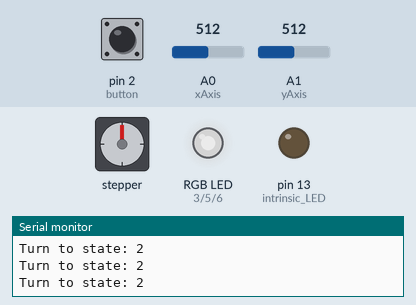
The sketch below on a simulated Arduino Uno, built with avr-gcc and run on an emulated ATmega328P. Parts: stepper motor, an RGB LED mixed from three pins (HIGH = lit), output pins drawn as LEDs (lit = HIGH), the last lines printed to the serial monitor. Dashed ring = blinking. The test bench sets the inputs (shaded band); at power-on: A0 (xAxis) = 512, pin 2 (button) HIGH, A1 (yAxis) = 512. Dim RGB values are drawn brighter than linear; stepper angles assume 2048 steps per turn.

Above: at 1.2 s.
1.3 s: A0 (xAxis) set to 602
At 2.5 s:
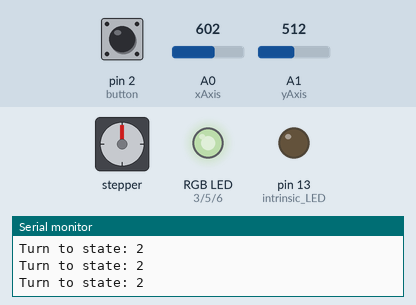
2.8 s: A0 (xAxis) set to 619
At 5.5 s:
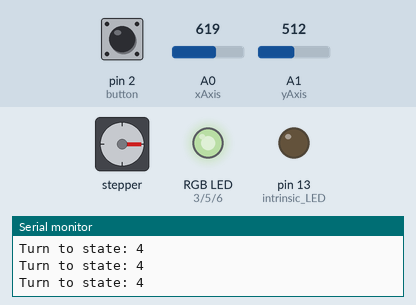
5.8 s: pin 2 (button) pulled LOW for 0.15 s
At 6.8 s:
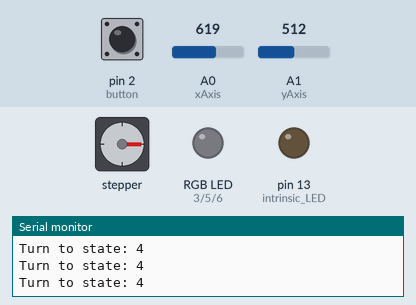
8.9 s: A1 (yAxis) set to 603
11.9 s: A1 (yAxis) set to 626
At 13.26 s:
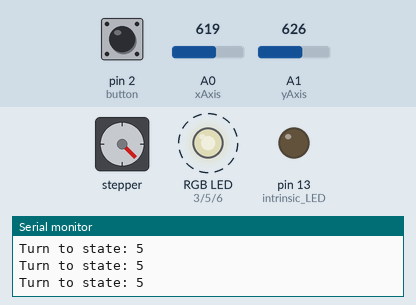
14.9 s: A1 (yAxis) set to 574
17.9 s: A1 (yAxis) set to 550
At 19.4 s:
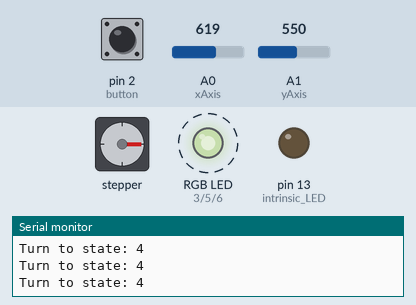
Timing chart, 0 to 21.9 s (numbered marks = the images above; inputs shaded):
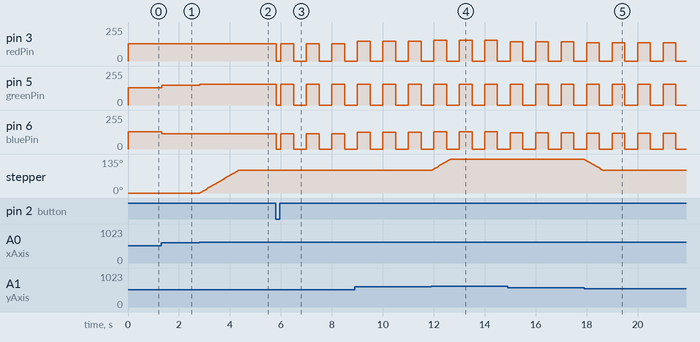

Measured:
- the behaviour switches between 611 and 612 on A0 (xAxis) (found by bisection; images 1 and 2)
- the behaviour switches between 611 and 612 on A1 (yAxis) (found by bisection; images 3 and 4)
- the behaviour switches between 563 and 562 on A1 (yAxis) (found by bisection; images 4 and 5)
- after the input at 1.3 s, pin 5 (greenPin): 128/255 → 150/255 at once; pin 6 (bluePin): 128/255 → 116/255 at once
- after the input at 2.8 s, pin 5 (greenPin): 150/255 → 154/255 at once; pin 6 (bluePin): 116/255 → 114/255 at once; stepper: turns 90° clockwise in 1.5 s, starting at once
- after the input at 5.8 s, pin 3 (redPin): 128/255 → 0/255 at once, then repeats every 1.0 s: 128/255 0.50 s, 0/255 0.50 s; pin 5 (greenPin): 154/255 → 0/255 at once, then repeats every 1.0 s: 154/255 0.50 s, 0/255 0.50 s; pin 6 (bluePin): 114/255 → 0/255 at once, then repeats every 1.0 s: 114/255 0.50 s, 0/255 0.50 s
- after the input at 11.9 s, stepper: turns 45° clockwise in 0.74 s, starting at once
- after the input at 17.9 s, stepper: turns 45° counter-clockwise in 0.73 s, starting at once

The sketch:

123.ino
```cpp
#define TIMER1_COMPA_vect _VECTOR(11) /* Timer/Counter1 Compare Match A */
#define TIMER1_COMPB_vect _VECTOR(12) /* Timer/Counter1 Compare Match B */
#define STEPS 2048
#include <Stepper.h>

Stepper stepper(STEPS, 8, 10, 9, 11);

//8 state, every state is 1/8 * 2048 = 256

#define ON 0
#define OFF 1
#define A 0
#define B 1
int mode = A;
int intensity;//red LED ON intensity time, OFF (5-intensity) times.
int redPin = 3, greenPin = 5, bluePin = 6; //for RGB LED pins.
int count;
int event = OFF;
//int event[12] = {0,0,0,0,0,0,0,0,0,0,0,0};
int real_time;
int button = 2;
int xAxis = A0,     yAxis = A1;
int xValue, yValue;
int lastXval, lastYval;
int lastR,lastG,lastB;
int button_int = 0;     // INT0 is on pin 2
void flash_red(int pin, int intensity);
void change_intensity() ;
int Rintensity;
int Gintensity;
int Bintensity;
int motor_state = 2;//initial: point to up.
int lastState = 2;

void setup() {
  Serial.begin(9600);
  pinMode(13, OUTPUT);//intrinsic LED.
  pinMode(redPin, OUTPUT); //set RGB LED pins.
  pinMode(greenPin, OUTPUT);
  pinMode(bluePin, OUTPUT);
   stepper.setSpeed(10);
  Rintensity = 126;
  Gintensity = 126;
  Bintensity = 126;
   analogWrite(redPin, Rintensity);
   analogWrite(greenPin, Gintensity);
   analogWrite(bluePin, Bintensity);

    lastR = 126;
    lastG = 126;
    lastB = 126;
    pinMode(button, INPUT_PULLUP); //return LOW when down
    attachInterrupt(button_int, handle_click, FALLING);


  cli(); // stop interrupts, atomic access to reg.
  // initialize timer1
  TCCR1A = 0;    TCCR1B = 0;    TCNT1 = 0;
  TCCR1B |= (1 << WGM12); // turn on CTC
  TCCR1B |= (1<<CS12) | (1<<CS10); // 1024 prescaler
  OCR1A = 7812;  // target for counting
//  TIMSK1 |= (1<<OCIE1A); // enable timer compare int.
  sei(); // enable all interrupts


  count = 0;
  real_time = 0;
  intensity = 0;

}

void handle_click() { // button debouncing, press btn -> RGB LED flashes in 2 Hz driven by another timer interrupt
  static unsigned long last_int_time = 0;
  unsigned long int_time = millis(); // Read the clock
//  int  isPress = digitalRead(button);//有沒有壓btn?
  static int click_time = 0;
    if (int_time - last_int_time > 200 ) {
    // Ignore when < 200 msec
    click_time++;
  }
    if(click_time == 1){
    mode = B;
    TIMSK1 |= (1<<OCIE1A); //enable TimerA interrupt.
    Serial.println("Now B mode");//Flash at 2Hz
    }
    else{
      mode = A;
      TIMSK1 &= !(1<<OCIE1A);
      Serial.println("Now A mode");
      click_time = 0;//reset.
    }
  last_int_time = int_time;
}


//void flash(int pin, int intensity){
//    if(event[pin] == OFF){//should turn on.
//      analogWrite(pin, 255 );
////      Serial.println("Now turn ON!");
//      event[pin] = ON;
//    }
//    else{//already ON. wait for time equal to intensity.
//       analogWrite(pin, 0 ); //turn OFF.
//       event[pin] = OFF;
////       Serial.println("Now turn OFF!");
//    }
//}
ISR(TIMER1_COMPA_vect) { // Timer1 ISR
//when enter, 1 sec, go to  flash function.
//  Serial.println("Hi");
  if(event == ON){
      analogWrite(redPin, Rintensity);
      analogWrite(greenPin, Gintensity);
      analogWrite(bluePin, Bintensity);
    event = OFF;
  }
  else{
//      Serial.println("Hi");
      analogWrite(redPin, 0);
      analogWrite(greenPin, 0);
      analogWrite(bluePin, 0);
    event = ON;
  }
//  xValue = analogRead(xAxis);
//  yValue = analogRead(yAxis);
//  Serial.print("X value: ");
//  Serial.println(xValue);
//    Serial.print("last value: ");
//  Serial.println(lastXval);
//  Serial.print("Y value: ");
//  Serial.println(yValue);

//  if(xValue != lastXval){
//    analogWrite(greenPin,lastG+(xValue - lastXval));
//    lastG = lastG+(xValue - lastXval);
//    lastXval = xValue; //update last value of X.
////    Serial.println("Green changed.");
//  }
//  if(yValue != lastYval){
//    analogWrite(redPin,lastR+(yValue - lastYval));
//    lastR = lastR+(yValue - lastYval);
//        lastYval = yValue;
////            Serial.println("Red changed.");
//  }
}
//ISR(TIMER1_COMPB_vect) { // TimerB ISR
////when enter, 0.01sec, go to  flash function.
//  if(event[11] == ON){
//      analogWrite(redPin, 0); //設定成某種顏色 (三種搭配
//      analogWrite(greenPin, 0);
//      analogWrite(bluePin, 0);
//      event[11] = OFF;
//
//  }
//  else{
//      analogWrite(redPin, 50); //設定成某種顏色 (三種搭配
//      analogWrite(greenPin, 100);
//      analogWrite(bluePin, 150);
//      event[11] = ON;
//  }
//  real_time ++;
//  if(real_time == 15){//should change intensity.
//      //change intensity.
////      change_intensity() ;
//      real_time = 0;
//  }
//}

//void change_intensity() {
//  static int count_intensity = 0;
//  count_intensity++;
//  if (count_intensity <= 5) {
//    intensity += 1;
//  }
//  else{
//    intensity = 0;//reset.
//    count_intensity = 0;
//  }
//  Serial.print("Change intensity to: ");
//  Serial.println(intensity);
//}
void loop() {
    xValue = analogRead(xAxis);
    yValue = analogRead(yAxis);
//    Serial.print("X value: ");
//    Serial.println(xValue);
//    Serial.print("Y value: ");
//    Serial.println(yValue);
//    map(value, fromLow, fromHigh, toLow, toHigh)
//    map(value, fromLow, fromHigh, toLow, toHigh)
//    map(value, fromLow, fromHigh, toLow, toHigh)
  if(xValue<1024/2-100 && yValue < 1024/2-100){ //left uppter.
      motor_state = 1;
  }
  else if(xValue>= 1024/2-50 && xValue<= 1024/2+50 && yValue <= 1024/2-200){ //upper.
    motor_state = 2;
  }
    else if(xValue> 1024/2+50 && yValue <= 1024/2-100){ //Right upper.
    motor_state = 3;
  }
    else if(xValue>= 1024/2+100 && yValue <= 1024/2+50 && yValue >= 1024/2-50){ //right.
    motor_state = 4;
  }
    else if(xValue>= 1024/2+100 && yValue >= 1024/2+100){ //Right down.
    motor_state = 5;
  }
    else if(xValue <= 1024/2+50 && xValue >= 1024/2-50 && yValue > 1024/2+200){ //Down.
    motor_state = 6;
  }
    else if(xValue<=1024/2-100 && yValue > 1024/2+50){ //Left Down.
    motor_state = 7;
  }
    else if(xValue< 1024/2-350 && yValue <= 1024/2+50 && yValue >= 1024/2-50){ //Left.
      motor_state = 8;
  }
  Gintensity = xValue/4;
  Rintensity = yValue/4;
  if(abs(xValue-yValue) <=50){
    Bintensity = (xValue + yValue)/8;
  }
    if(abs(xValue)+abs(yValue) >= 1023-200){
    Bintensity = (yValue - xValue + 1024 )/8;
  }
//  Bintensity = sqrt(Gintensity*Gintensity + Rintensity*Rintensity);
  int R = sqrt(xValue*xValue + yValue*yValue);
//  if(xValue >= 1023/2){//Green or Blue.
//        if(yValue > 512 + 512/2 && yValue <= 1023- 512/2){// Blue increase.
//            Bintensity = (255-126)* R/(1023-512);
//        }
//        else if(yValue >= 512-20){//Green intensity increase. .
//            Gintensity = (255-126)*(1+ xValue/(1023-512));
//        }
//  }
//  if(xValue < 1023/2){//Green intensity decrease.
//        if(yValue > 512 + 512/2 - 30  && yValue <= 1023- 512/2 + 30){// Blue increase.
//          Bintensity = (255-126)* R/(1023-512);
//        }
//        else if(yValue >= 512-20){//Green intensity decrease. .
//            Gintensity = /*(255-126)* (1-*/ xValue/(1023-512);
//        }
//  }
//  if(yValue > 1023/2){//Red intensity increase.
//      if(xValue > 512 + 512/2 - 30  && xValue <= 1023- 512/2 + 30){ // Blue decrease.
//        Bintensity = 126* R/(1023-512);
//      }
//      else if (xValue >= 512-30){ //Red intensity increase.
//        Rintensity = (255-126)* (1+ yValue/(1023-512));
//
//      }
//  if(yValue < 1023/2){//Red intensity decrease.
//      if(xValue > 512 + 512/2 - 30  && xValue <= 1023- 512/2 + 30){ // Blue decrease.
//        Bintensity = 126* R/(1023-512);
//      }
//      else if (xValue >= 512-30){ //Red intensity decrease
//         Rintensity = yValue/(1023-512);
//
//      }
//  }
  if(mode == A){
     analogWrite(redPin, Rintensity);
   analogWrite(greenPin, Gintensity);
   analogWrite(bluePin, Bintensity);
  }
   // get the sensor value from state
  // move a number of steps equal to the change in the state
    if(lastState > motor_state){//e.x 3->2
//      if(lastState == 8){//ex:8->1
//         stepper.step(256 * (motor_state)); //move 1
//      }
//      else{
         stepper.step(-256 * (lastState -motor_state)); //if 3-2=1
//      }
//
    }
    else{
    stepper.step(256 * (motor_state - lastState));
    //update last state;
    }
    Serial.print("Turn to state: ");
    Serial.println(motor_state);
//    stepper.step(+256/* * (motor_state - lastState)*/);
    lastState = motor_state;

  }
```
